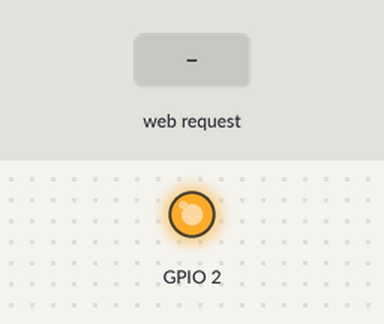
Bench run of a sketch on a simulated ESP8266 (NodeMCU). Parts: output pins drawn as LEDs (lit = HIGH, except the on-board LED, lit = LOW). The inputs (shaded band) are chosen by the test bench. What the sketch prints to the serial monitor is not drawn.

Above: at 2.2 s.
2.3 s: HTTP request GET /off received
At 3.0 s:
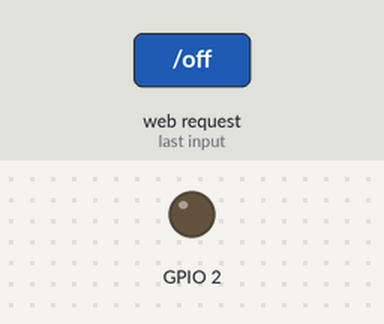
3.8 s: HTTP request GET /on received
At 4.1 s:
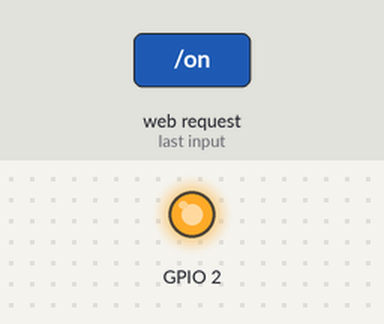
Timing chart, 0 to 6.8 s (numbered marks = the images above; inputs shaded):
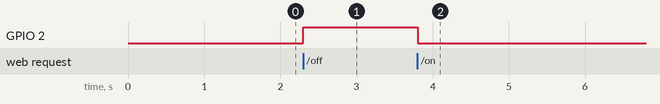

Measured:
- after the input at 2.3 s, GPIO 2: LOW → HIGH at once
- after the input at 3.8 s, GPIO 2: HIGH → LOW at once

The sketch:

t_03.ino
```cpp
#include <ESP8266WiFi.h>
#include <WiFiClient.h>
#include <ESP8266WebServer.h>

const char *ssid = "ESP8266";
const char *password = "testando";

ESP8266WebServer server(80);

void handleRoot() {
  char temp[500];
  snprintf ( temp, 500,
    "<html>\
      <script>\
        function get(url) {\
          var xhReq = new XMLHttpRequest();\
          xhReq.open('GET', url, false);\
          xhReq.send(null);\
          console.log(xhReq.responseText);\
        }\
        function turnOn() {\
          get('/on');\
        }\
        function turnOff() {\
          get('/off');\
        }\
      </script>\
      <body>\
        <h1>Ligar LED</h1>\
        <br></br>\
        <button onclick='turnOn()'>LIGAR</button> | \
        <button onclick='turnOff()'>DESLIGAR</button>\
      </body>\
    </html>"
  );
  server.send ( 200, "text/html", temp );
}

void onLed() {
  digitalWrite ( BUILTIN_LED, LOW );
  server.send(200, "text/html", "<h1>LED ligado.</h1>");
}

void offLed() {
  digitalWrite(BUILTIN_LED, HIGH);
  server.send(200, "text/html", "<h1>LED desligado.</h1>");
}

void setup() {
  delay(1000);
  Serial.begin(115200);

  // prepare GPIO2
  pinMode(BUILTIN_LED, OUTPUT);
  digitalWrite(BUILTIN_LED, LOW);

  Serial.println();
  Serial.print("Iniciando access point...");
  WiFi.softAP(ssid, password);

  IPAddress myIP = WiFi.softAPIP();
  Serial.print("AP IP: ");
  Serial.println(myIP);
  server.on("/", handleRoot);
  server.on("/on", onLed);
  server.on("/off", offLed);
  server.begin();
  Serial.println("HTTP server iniciado");
}

void loop() {
  server.handleClient();
}
```
